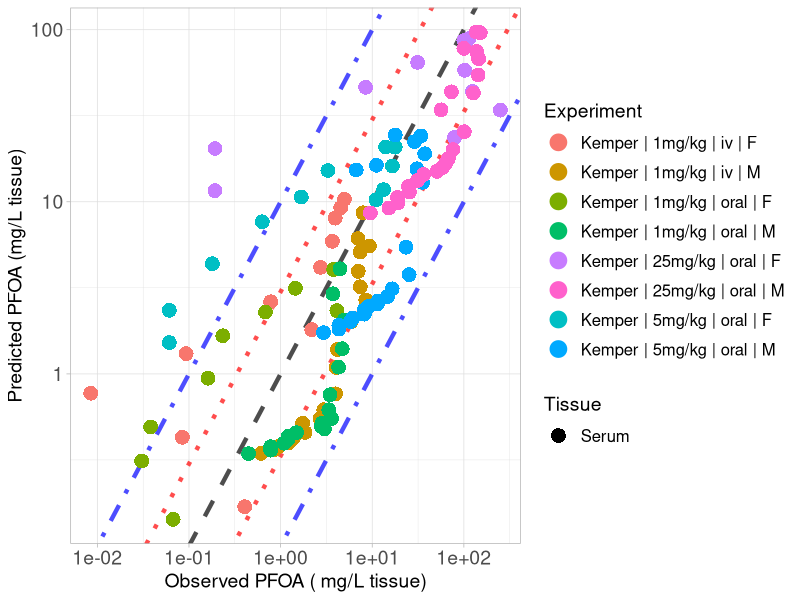

R code for this plot:
library(ggplot2)

#setwd("C:/Users/ptsir/Documents/GitHub/PFAS_PBK_models/PFOA inhalation Rat/Validation/Validation_results")
setwd("C:/Users/Ioannis/Documents/GitHub/PFAS_PBK_models/PFOA inhalation Rat/Validation/full_params_PT_excreta_restricted")

# Load Results 

# 
Kemper_serum_results <- read.csv("Kemper_2003_serum_results.csv", header = T)
Kemper_iv_F_1 <- Kemper_serum_results[Kemper_serum_results$Dose == 1 & Kemper_serum_results$Type == "iv" &
                               Kemper_serum_results$sex == "F", ]
Kemper_iv_F_1$Experiment <- "Kemper | 1mg/kg | iv | F"

Kemper_oral_F_1 <- Kemper_serum_results[Kemper_serum_results$Dose == 1 & Kemper_serum_results$Type == "oral" &
                                 Kemper_serum_results$sex == "F", ]
Kemper_oral_F_1$Experiment <- "Kemper | 1mg/kg | oral | F"

Kemper_oral_F_5 <- Kemper_serum_results[Kemper_serum_results$Dose == 5 & Kemper_serum_results$Type == "oral" &
                                 Kemper_serum_results$sex == "F", ]
Kemper_oral_F_5$Experiment <- "Kemper | 5mg/kg | oral | F"
Kemper_oral_F_25 <- Kemper_serum_results[Kemper_serum_results$Dose == 25 & Kemper_serum_results$Type == "oral" &
                                  Kemper_serum_results$sex == "F", ]
Kemper_oral_F_25$Experiment <- "Kemper | 25mg/kg | oral | F"

Kemper_iv_M_1 <- Kemper_serum_results[Kemper_serum_results$Dose == 1 & Kemper_serum_results$Type == "iv" &
                               Kemper_serum_results$sex == "M", ]
Kemper_iv_M_1$Experiment <- "Kemper | 1mg/kg | iv | M"

Kemper_oral_M_1 <- Kemper_serum_results[Kemper_serum_results$Dose == 1 & Kemper_serum_results$Type == "oral" &
                                 Kemper_serum_results$sex == "M", ]
Kemper_oral_M_1$Experiment <- "Kemper | 1mg/kg | oral | M"

Kemper_oral_M_5 <- Kemper_serum_results[Kemper_serum_results$Dose == 5 & Kemper_serum_results$Type == "oral" &
                                 Kemper_serum_results$sex == "M", ]
Kemper_oral_M_5$Experiment <- "Kemper | 5mg/kg | oral | M"
Kemper_oral_M_25 <- Kemper_serum_results[Kemper_serum_results$Dose == 25 & Kemper_serum_results$Type == "oral" &
                                  Kemper_serum_results$sex == "M", ]
Kemper_oral_M_25$Experiment <- "Kemper | 25mg/kg | oral | M"
# 
# Kudo_high <- Kudo_results[Kudo_results$Dose == 16.560, ] 
# Kudo_high$Experiment <-  "Kudo | 16mg/kg | iv"
# 
# Kim_results <- read.csv("Kim_results.csv", header = T)
# Kim_iv <- Kim_results[Kim_results$Type == "iv",]
# Kim_iv$Experiment <-  "Kim | 1mg/kg | iv"
# 
# Kim_oral <- Kim_results[Kim_results$Type == "oral",]
# Kim_oral$Experiment <-  "Kim | 1mg/kg | oral"


Experiment <- scales::hue_pal()(8)

names(Experiment) <- unique(c( Kemper_iv_F_1$Experiment, Kemper_iv_M_1$Experiment,
                              Kemper_oral_F_1$Experiment,Kemper_oral_M_1$Experiment, Kemper_oral_F_5$Experiment, 
                               
                               Kemper_oral_M_5$Experiment,  Kemper_oral_F_25$Experiment, Kemper_oral_M_25$Experiment))



scatter_plot <- ggplot()+
  geom_abline(intercept = log10(1), slope = 1, linetype = "dashed", color = "black", linewidth = 1.5, alpha = 0.7) +  # Identity line in log10 scale
  geom_abline(intercept = log10(3), slope = 1, linetype = "dotted", color = "red", linewidth = 1.5, alpha = 0.7) +  # +3-fold error line
  geom_abline(intercept = log10(1/3), slope = 1, linetype = "dotted", color = "red", linewidth = 1.5, alpha = 0.7) +  # -3-fold error line
  geom_abline(intercept = log10(10), slope = 1, linetype = "dotdash", color = "blue", linewidth = 1.5, alpha = 0.7) +  # +10-fold error line
  geom_abline(intercept = log10(1/10), slope = 1, linetype = "dotdash", color = "blue", linewidth = 1.5, alpha = 0.7) +  # -10-fold error line
  geom_point(data = Kemper_iv_F_1, aes(x=Observed, y=Predicted, color = Experiment, shape = Tissue), size=4, stroke = 1.5)+
  geom_point(data = Kemper_oral_F_1, aes(x=Observed, y=Predicted, color = Experiment, shape = Tissue), size=4, stroke = 1.5)+
  geom_point(data = Kemper_oral_F_5, aes(x=Observed, y=Predicted, color = Experiment, shape = Tissue), size=4, stroke = 1.5)+
  geom_point(data = Kemper_oral_F_25, aes(x=Observed, y=Predicted, color = Experiment, shape = Tissue), size=4, stroke = 1.5)+
  geom_point(data = Kemper_iv_M_1, aes(x=Observed, y=Predicted, color = Experiment, shape = Tissue), size=4, stroke = 1.5)+
  geom_point(data = Kemper_oral_M_1, aes(x=Observed, y=Predicted, color = Experiment, shape = Tissue), size=4, stroke = 1.5)+
  geom_point(data = Kemper_oral_M_5, aes(x=Observed, y=Predicted, color = Experiment, shape = Tissue), size=4, stroke = 1.5)+
  geom_point(data = Kemper_oral_M_25, aes(x=Observed, y=Predicted, color = Experiment, shape = Tissue), size=4, stroke = 1.5)+
  scale_y_log10()+
  scale_x_log10()+
  scale_color_manual(values = Experiment)+
  theme(legend.spacing.y = unit(1, 'cm')) +
  guides(fill = guide_legend(byrow = TRUE))+
  theme_light()+
  labs(y = "Predicted PFOA (mg/L tissue)",
       x = "Observed PFOA ( mg/L tissue)")+
  theme(plot.title = element_text(hjust = 0.5),
        legend.key.size = unit(0.75, 'cm'),  
        legend.title = element_text(size=14),
        legend.text = element_text(size=12,  hjust = 0),
        axis.text = element_text(size = 14),
        axis.title = element_text(size = 14),
        )

#print(scatter_plot)

ggsave("validation_plot_PFOA_serum.png", scatter_plot, width = 11, height = 7, units = "in", dpi = 300)
